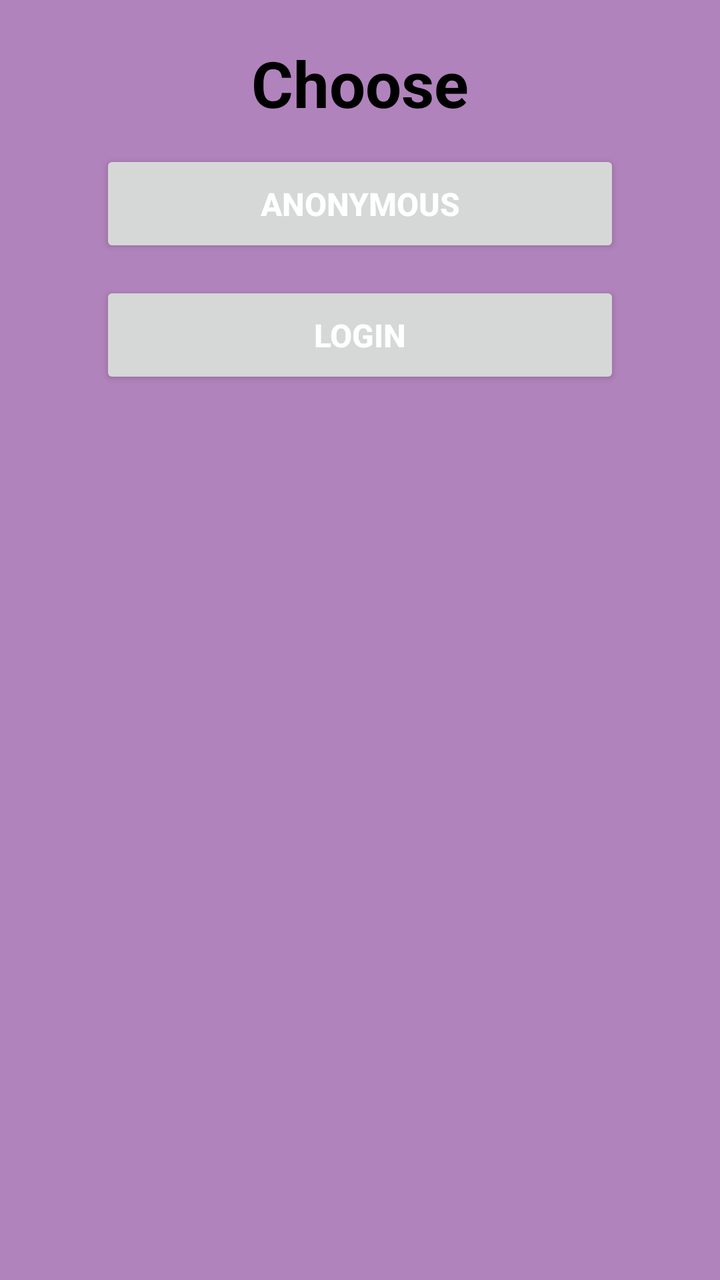
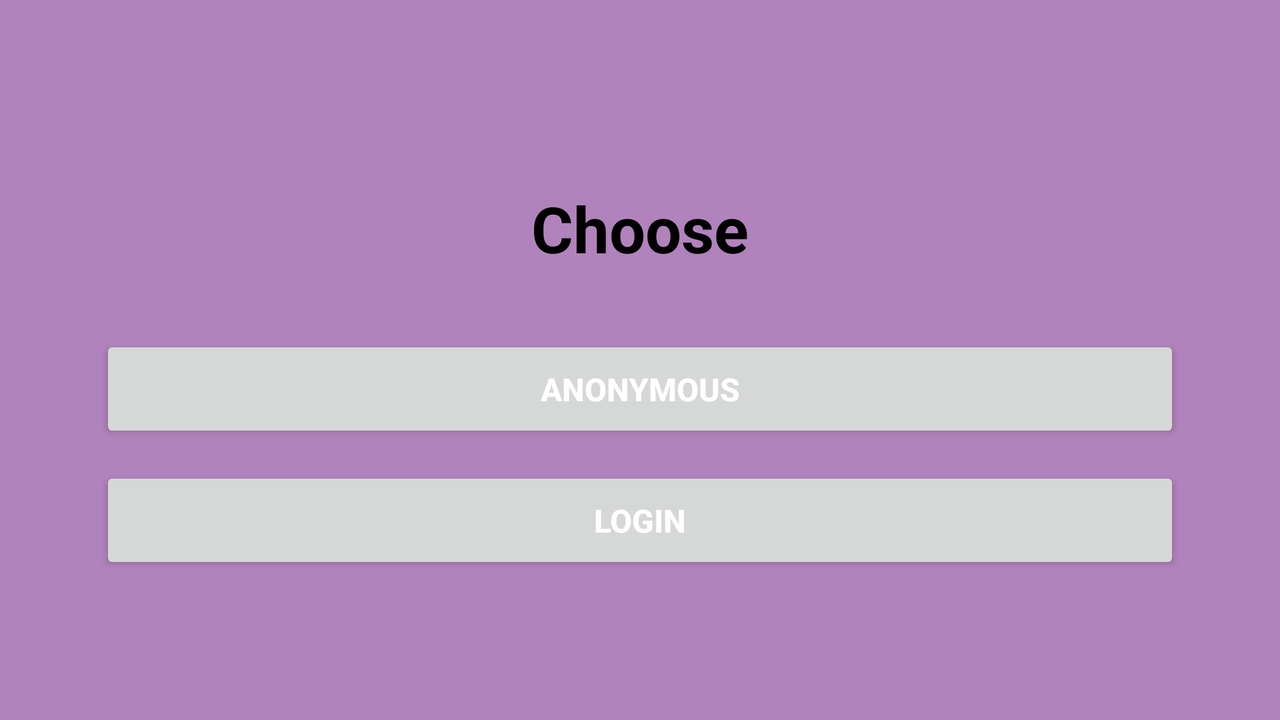

One screen, two layout resources from the same app: the default and the author's alternative for another configuration. Each is rendered where Android would select it; the XML of both is given below.
<!-- AndroidManifest.xml: application theme Theme.NotesApp -->
<!-- res/layout/activity_start.xml -->
<?xml version="1.0" encoding="utf-8"?>
<androidx.constraintlayout.widget.ConstraintLayout xmlns:android="http://schemas.android.com/apk/res/android"
    xmlns:app="http://schemas.android.com/apk/res-auto"
    xmlns:tools="http://schemas.android.com/tools"
    android:layout_width="match_parent"
    android:layout_height="match_parent"
    android:background="#B183BC"
    android:orientation="vertical"
    android:gravity="center"
    tools:context=".StartActivity">

    <TextView
        android:id="@+id/textViewChoose"
        android:layout_width="wrap_content"
        android:layout_height="wrap_content"
        android:layout_margin="20dp"
        android:text="@string/choose"
        android:textStyle="bold"
        android:textSize="32sp"
        android:textColor="@color/black"
        android:textAlignment="center"
        app:layout_constraintTop_toTopOf="parent"
        app:layout_constraintStart_toStartOf="parent"
        app:layout_constraintEnd_toEndOf="parent"
        app:layout_constraintBottom_toTopOf="@+id/anonymous_btn"
        app:layout_constraintVertical_bias="0.5" />

    <Button
        android:id="@+id/anonymous_btn"
        android:layout_width="0dp"
        android:layout_height="wrap_content"
        android:text="@string/anonymous"
        android:textSize="16sp"
        android:textStyle="bold"
        android:textColor="@color/white"
        android:padding="16dp"
        app:layout_constraintTop_toBottomOf="@id/textViewChoose"
        app:layout_constraintStart_toStartOf="parent"
        app:layout_constraintEnd_toEndOf="parent"
        app:layout_constraintHorizontal_bias="0.5"
        app:layout_constraintVertical_bias="0.5"
        android:layout_marginStart="50dp"
        android:layout_marginEnd="50dp"
        android:layout_marginTop="12dp" />

    <Button
        android:id="@+id/login_types_btn"
        android:layout_width="0dp"
        android:layout_height="wrap_content"
        android:text="@string/login_types"
        android:textSize="16sp"
        android:textStyle="bold"
        android:textColor="@color/white"
        android:padding="16dp"
        app:layout_constraintTop_toBottomOf="@id/anonymous_btn"
        app:layout_constraintStart_toStartOf="parent"
        app:layout_constraintEnd_toEndOf="parent"
        app:layout_constraintHorizontal_bias="0.5"
        app:layout_constraintVertical_bias="0.5"
        android:layout_marginStart="50dp"
        android:layout_marginEnd="50dp"
        android:layout_marginTop="12dp" />

</androidx.constraintlayout.widget.ConstraintLayout>
<!-- resources referenced by this layout -->
<resources>
  <color name="black">#FF000000</color>
  <color name="white">#FFFFFFFF</color>
  <string name="anonymous">Anonymous</string>
  <string name="choose">Choose</string>
  <string name="login_types">Login</string>
  <style name="Theme.NotesApp" parent="Theme.MaterialComponents.DayNight.NoActionBar">
          
          <item name="colorPrimary">@color/my_primary</item>
          <item name="colorPrimaryVariant">@color/my_primary</item>
          <item name="colorOnPrimary">@color/white</item>
          
          <item name="colorSecondary">@color/teal_200</item>
          <item name="colorSecondaryVariant">@color/teal_700</item>
          <item name="colorOnSecondary">@color/black</item>
          
          <item name="android:statusBarColor" tools:targetApi="l">@color/my_primary</item>
          
      </style>
  <color name="my_primary">#BA55D3</color>
  <color name="teal_200">#FF03DAC5</color>
  <color name="teal_700">#FF018786</color>
</resources>
<!-- res/layout-land/activity_start.xml (the author's variant of the layout above) -->
<!-- drawn on the phone turned sideways -->
<?xml version="1.0" encoding="utf-8"?>
<LinearLayout xmlns:android="http://schemas.android.com/apk/res/android"
    xmlns:app="http://schemas.android.com/apk/res-auto"
    xmlns:tools="http://schemas.android.com/tools"
    android:layout_width="match_parent"
    android:layout_height="match_parent"
    android:background="#B183BC"
    android:orientation="vertical"
    android:gravity="center"
    tools:context=".StartActivity">

    <TextView
        android:layout_width="wrap_content"
        android:layout_height="wrap_content"
        android:layout_marginVertical="20dp"
        android:layout_marginHorizontal="32dp"
        android:text="@string/choose"
        android:textStyle="bold"
        android:textSize="32sp"
        android:textColor="@color/black"
        android:textAlignment="center" />

    <Button
        android:layout_width="match_parent"
        android:layout_height="wrap_content"
        android:layout_marginHorizontal="50dp"
        android:id="@+id/anonymous_btn"
        android:textSize="16sp"
        android:textStyle="bold"
        android:textColor="@color/white"
        android:text="@string/anonymous"
        android:padding="16dp"
        android:layout_marginTop="12dp" />

    <Button
        android:layout_width="match_parent"
        android:layout_height="wrap_content"
        android:layout_marginHorizontal="50dp"
        android:id="@+id/login_types_btn"
        android:textSize="16sp"
        android:textStyle="bold"
        android:textColor="@color/white"
        android:text="@string/login_types"
        android:padding="16dp"
        android:layout_marginTop="12dp" />

</LinearLayout>
